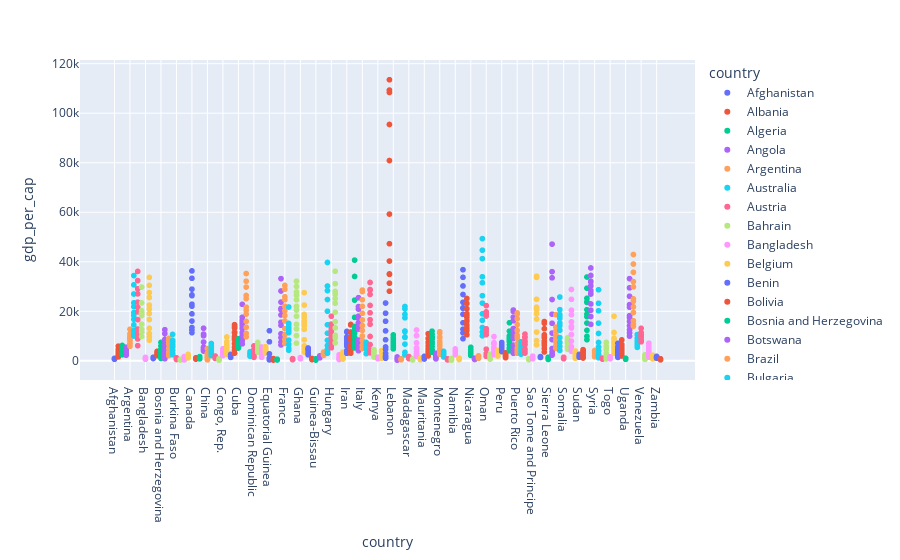

The cell this chart's notebook holds for it:
### Code cell
fig = px.scatter(df, x='country', y='gdp_per_cap', color='country')
fig.show()
